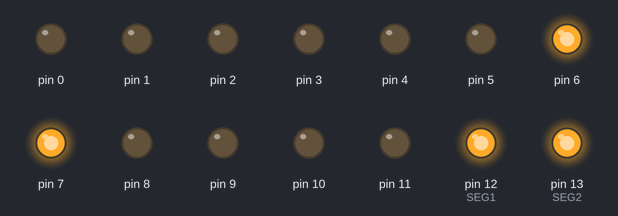
The sketch below on a simulated Arduino Uno, built with avr-gcc and run on an emulated ATmega328P. On the bench: output pins drawn as LEDs (lit = HIGH).

Above: at 0.05 s.
At 0.35 s:
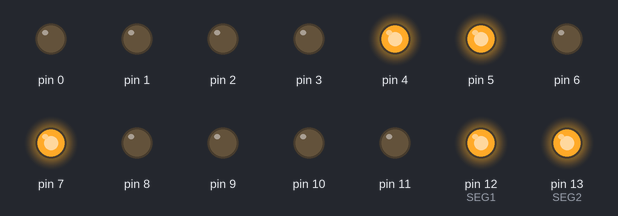
At 0.75 s:
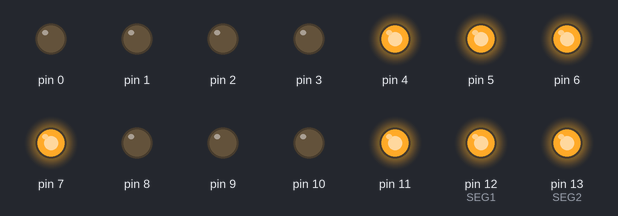
At 1.45 s:
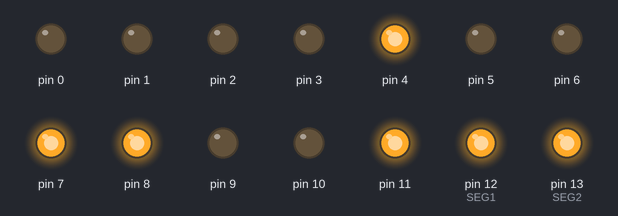
At 2.15 s:
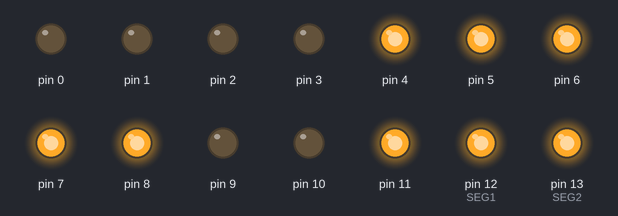
At 2.85 s:
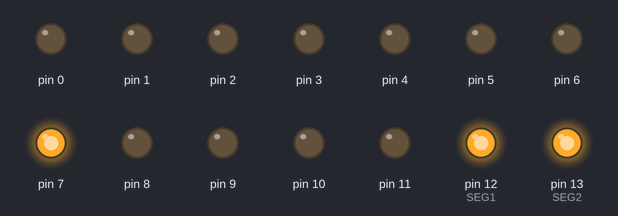
Timing chart, 0 to 3.1 s (numbered marks = the images above):
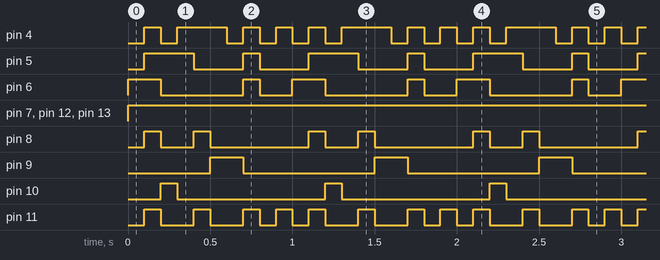

The sketch:

ex_1.2.ino
```cpp
#define F_CPU 16000000UL
#include <avr/io.h>
#include <util/delay.h>
char display[] = {0x3F ,0x06, 0x5B, 0x4F, 0x66, 0x6D, 0x7D, 0x07, 0x7F, 0x67};
int SEG1 = 4;
int SEG2 = 5;
void displayLED(int input){
char BH = (~PORTB & 0xF0);
char BL = (display[input] & 0x0F);
PORTB = ~(BH|BL);
char DL = (~PORTD & 0x0F);
char DH = (display[input] & 0xF0);
PORTD = ~(DH|DL);
}
int main(void){
 DDRB |= 0xFF;
 DDRD |= 0xFF;
 int count = 0;

 while (1) {
PORTB |= (1<<SEG1);
PORTB |= (1<<SEG2);
if(count < 10){
displayLED(count);
count++;
_delay_ms(100);
}
if(count == 10){
count = 0;
}
}
}
```

Measured:
- by itself, pin 4: repeats every 1.0 s: LOW 0.10 s, HIGH 0.30 s, 3 × (LOW 0.10 s, HIGH 0.10 s)
- by itself, pin 5: repeats every 1.0 s: LOW 0.30 s, HIGH 0.10 s, LOW 0.30 s, HIGH 0.30 s
- by itself, pin 6: repeats every 1.0 s: LOW 0.50 s, HIGH 0.10 s, LOW 0.20 s, HIGH 0.20 s
- by itself, pin 7, pin 12 (SEG1), pin 13 (SEG2): LOW → HIGH at 0.00 s
- by itself, pin 8: repeats every 1.0 s: LOW 0.20 s, HIGH 0.10 s, LOW 0.60 s, HIGH 0.10 s
- by itself, pin 9: alternates HIGH for 0.20 s and LOW for 0.80 s
- by itself, pin 10: alternates HIGH for 0.10 s and LOW for 0.90 s
- by itself, pin 11: repeats every 1.0 s: 2 × (LOW 0.20 s, HIGH 0.10 s), 2 × (LOW 0.10 s, HIGH 0.10 s)
